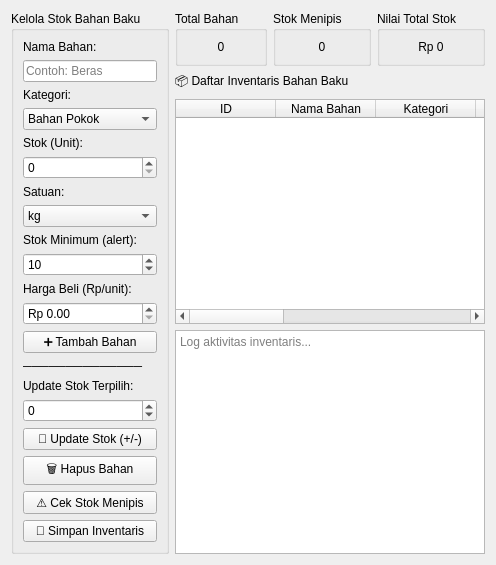
          <widget class="QWidget" name="inventarisSubTab">
           <attribute name="title">
            <string>📦 Inventaris / Stok</string>
           </attribute>
           <layout class="QHBoxLayout" name="inventarisLayout">
            <item>
             <widget class="QGroupBox" name="inventarisFormBox">
              <property name="title">
               <string>Kelola Stok Bahan Baku</string>
              </property>
              <layout class="QVBoxLayout" name="inventarisFormLayout">
               <item>
                <widget class="QLabel" name="lblInvNama">
                 <property name="text">
                  <string>Nama Bahan:</string>
                 </property>
                </widget>
               </item>
               <item>
                <widget class="QLineEdit" name="inputInvNama">
                 <property name="placeholderText">
                  <string>Contoh: Beras</string>
                 </property>
                </widget>
               </item>
               <item>
                <widget class="QLabel" name="lblInvKategori">
                 <property name="text">
                  <string>Kategori:</string>
                 </property>
                </widget>
               </item>
               <item>
                <widget class="QComboBox" name="inputInvKategori">
                 <item>
                  <property name="text">
                   <string>Bahan Pokok</string>
                  </property>
                 </item>
                 <item>
                  <property name="text">
                   <string>Bumbu &amp; Rempah</string>
                  </property>
                 </item>
                 <item>
                  <property name="text">
                   <string>Sayuran</string>
                  </property>
                 </item>
                 <item>
                  <property name="text">
                   <string>Protein</string>
                  </property>
                 </item>
                 <item>
                  <property name="text">
                   <string>Minuman</string>
                  </property>
                 </item>
                 <item>
                  <property name="text">
                   <string>Kemasan</string>
                  </property>
                 </item>
                </widget>
               </item>
               <item>
                <widget class="QLabel" name="lblInvStok">
                 <property name="text">
                  <string>Stok (Unit):</string>
                 </property>
                </widget>
               </item>
               <item>
                <widget class="QSpinBox" name="inputInvStok">
                 <property name="minimum">
                  <number>0</number>
                 </property>
                 <property name="maximum">
                  <number>99999</number>
                 </property>
                </widget>
               </item>
               <item>
                <widget class="QLabel" name="lblInvSatuan">
                 <property name="text">
                  <string>Satuan:</string>
                 </property>
                </widget>
               </item>
               <item>
                <widget class="QComboBox" name="inputInvSatuan">
                 <item>
                  <property name="text">
                   <string>kg</string>
                  </property>
                 </item>
                 <item>
                  <property name="text">
                   <string>gram</string>
                  </property>
                 </item>
                 <item>
                  <property name="text">
                   <string>liter</string>
                  </property>
                 </item>
                 <item>
                  <property name="text">
                   <string>ml</string>
                  </property>
                 </item>
                 <item>
                  <property name="text">
                   <string>pcs</string>
                  </property>
                 </item>
                 <item>
                  <property name="text">
                   <string>dus</string>
                  </property>
                 </item>
                </widget>
               </item>
               <item>
                <widget class="QLabel" name="lblInvMinStok">
                 <property name="text">
                  <string>Stok Minimum (alert):</string>
                 </property>
                </widget>
               </item>
               <item>
                <widget class="QSpinBox" name="inputInvMinStok">
                 <property name="minimum">
                  <number>0</number>
                 </property>
                 <property name="maximum">
                  <number>9999</number>
                 </property>
                 <property name="value">
                  <number>10</number>
                 </property>
                </widget>
               </item>
               <item>
                <widget class="QLabel" name="lblInvHargaBeli">
                 <property name="text">
                  <string>Harga Beli (Rp/unit):</string>
                 </property>
                </widget>
               </item>
               <item>
                <widget class="QDoubleSpinBox" name="inputInvHargaBeli">
                 <property name="prefix">
                  <string>Rp </string>
                 </property>
                 <property name="minimum">
                  <double>0.000000000000000</double>
                 </property>
                 <property name="maximum">
                  <double>9999999.000000000000000</double>
                 </property>
                 <property name="singleStep">
                  <double>1000.000000000000000</double>
                 </property>
                </widget>
               </item>
               <item>
                <widget class="QPushButton" name="btnTambahStok">
                 <property name="text">
                  <string>➕ Tambah Bahan</string>
                 </property>
                </widget>
               </item>
               <item>
                <widget class="QLabel" name="lblInvSep1">
                 <property name="text">
                  <string>──────────────</string>
                 </property>
                </widget>
               </item>
               <item>
                <widget class="QLabel" name="lblInvUpdate">
                 <property name="text">
                  <string>Update Stok Terpilih:</string>
                 </property>
                </widget>
               </item>
               <item>
                <widget class="QSpinBox" name="inputInvUpdateJumlah">
                 <property name="minimum">
                  <number>-9999</number>
                 </property>
                 <property name="maximum">
                  <number>99999</number>
                 </property>
                </widget>
               </item>
               <item>
                <widget class="QPushButton" name="btnUpdateStok">
                 <property name="text">
                  <string>🔄 Update Stok (+/-)</string>
                 </property>
                </widget>
               </item>
               <item>
                <widget class="QPushButton" name="btnHapusStok">
                 <property name="text">
                  <string>🗑 Hapus Bahan</string>
                 </property>
                </widget>
               </item>
               <item>
                <widget class="QPushButton" name="btnCekStokMinim">
                 <property name="text">
                  <string>⚠ Cek Stok Menipis</string>
                 </property>
                </widget>
               </item>
               <item>
                <widget class="QPushButton" name="btnSimpanInventaris">
                 <property name="text">
                  <string>💾 Simpan Inventaris</string>
                 </property>
                </widget>
               </item>
               <item>
                <spacer name="inventarisFormSpacer">
                 <property name="orientation">
                  <enum>Qt::Orientation::Vertical</enum>
                 </property>
                 <property name="sizeHint" stdset="0">
                  <size>
                   <width>0</width>
                   <height>0</height>
                  </size>
                 </property>
                </spacer>
               </item>
              </layout>
             </widget>
            </item>
            <item>
             <layout class="QVBoxLayout" name="inventarisRightLayout">
              <item>
               <layout class="QHBoxLayout" name="inventarisStatRow">
                <item>
                 <widget class="QGroupBox" name="invStatBox1">
                  <property name="title">
                   <string>Total Bahan</string>
                  </property>
                  <layout class="QVBoxLayout">
                   <item>
                    <widget class="QLabel" name="lblInvTotalBahan">
                     <property name="text">
                      <string>0</string>
                     </property>
                     <property name="alignment">
                      <set>Qt::AlignmentFlag::AlignCenter</set>
                     </property>
                    </widget>
                   </item>
                  </layout>
                 </widget>
                </item>
                <item>
                 <widget class="QGroupBox" name="invStatBox2">
                  <property name="title">
                   <string>Stok Menipis</string>
                  </property>
                  <layout class="QVBoxLayout">
                   <item>
                    <widget class="QLabel" name="lblInvStokMenipis">
                     <property name="text">
                      <string>0</string>
                     </property>
                     <property name="alignment">
                      <set>Qt::AlignmentFlag::AlignCenter</set>
                     </property>
                    </widget>
                   </item>
                  </layout>
                 </widget>
                </item>
                <item>
                 <widget class="QGroupBox" name="invStatBox3">
                  <property name="title">
                   <string>Nilai Total Stok</string>
                  </property>
                  <layout class="QVBoxLayout">
                   <item>
                    <widget class="QLabel" name="lblInvNilaiTotal">
                     <property name="text">
                      <string>Rp 0</string>
                     </property>
                     <property name="alignment">
                      <set>Qt::AlignmentFlag::AlignCenter</set>
                     </property>
                    </widget>
                   </item>
                  </layout>
                 </widget>
                </item>
               </layout>
              </item>
              <item>
               <widget class="QLabel" name="lblInvTableTitle">
                <property name="text">
                 <string>📦 Daftar Inventaris Bahan Baku</string>
                </property>
               </widget>
              </item>
              <item>
               <widget class="QTableWidget" name="inventarisTable">
                <property name="editTriggers">
                 <set>QAbstractItemView::EditTrigger::NoEditTriggers</set>
                </property>
                <property name="alternatingRowColors">
                 <bool>true</bool>
                </property>
                <property name="selectionBehavior">
                 <enum>QAbstractItemView::SelectionBehavior::SelectRows</enum>
                </property>
                <column>
                 <property name="text">
                  <string>ID</string>
                 </property>
                </column>
                <column>
                 <property name="text">
                  <string>Nama Bahan</string>
                 </property>
                </column>
                <column>
                 <property name="text">
                  <string>Kategori</string>
                 </property>
                </column>
                <column>
                 <property name="text">
                  <string>Stok</string>
                 </property>
                </column>
                <column>
                 <property name="text">
                  <string>Satuan</string>
                 </property>
                </column>
                <column>
                 <property name="text">
                  <string>Min. Stok</string>
                 </property>
                </column>
                <column>
                 <property name="text">
                  <string>Harga Beli</string>
                 </property>
                </column>
                <column>
                 <property name="text">
                  <string>Nilai Stok</string>
                 </property>
                </column>
                <column>
                 <property name="text">
                  <string>Status</string>
                 </property>
                </column>
               </widget>
              </item>
              <item>
               <widget class="QTextEdit" name="invLogDisplay">
                <property name="readOnly">
                 <bool>true</bool>
                </property>
                <property name="placeholderText">
                 <string>Log aktivitas inventaris...</string>
                </property>
               </widget>
              </item>
             </layout>
            </item>
           </layout>
          </widget>
